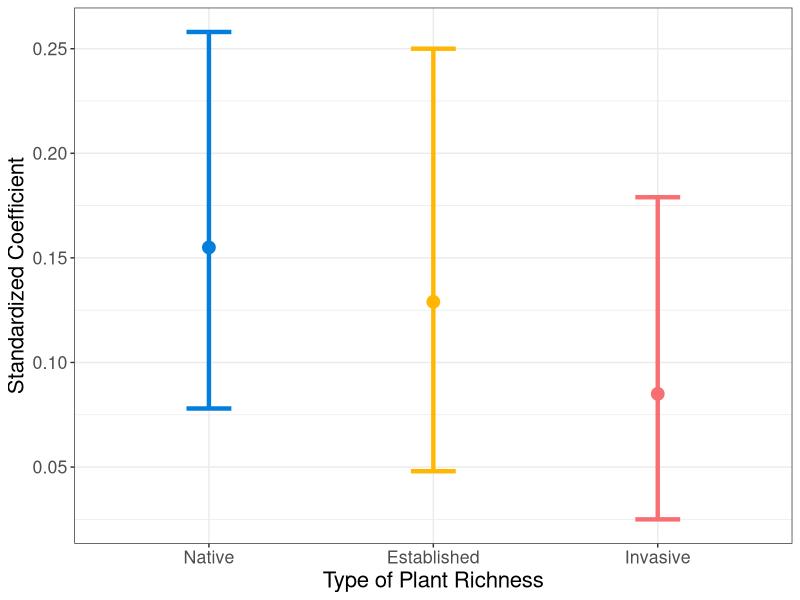
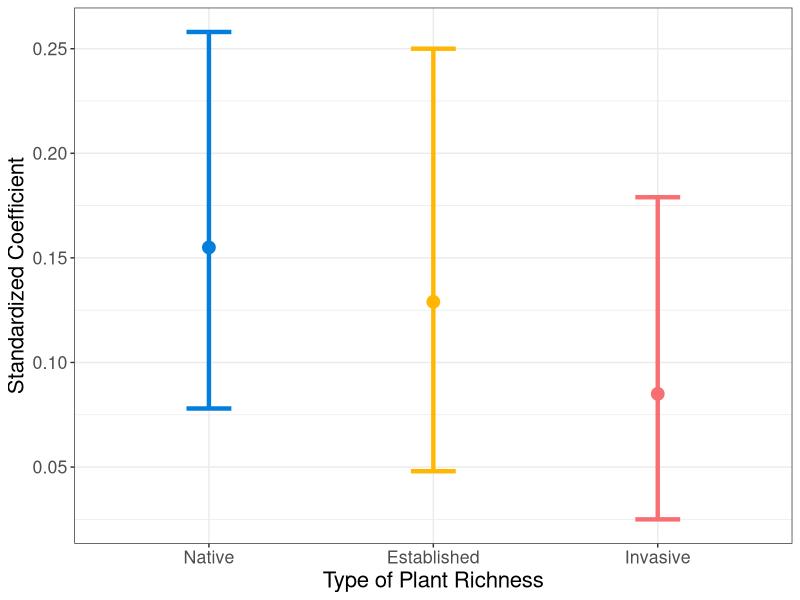

Recreate these plots in R, in order.
## ---- chunk 1
require(ggplot2)
require(svglite)
## ---- chunk 2
data <- data.frame(
  Species = c("Native", "Established", "Invasive"),
  Mean = c(0.155, 0.129, 0.085),
  UpperV = c(0.258, 0.250, 0.179),
  LowerV = c(0.078, 0.048, 0.025)
  )
data$Species <- factor(data$Species, levels = data$Species)
## ---- chunk 3
g <- ggplot(data, aes(x = Species, y = Mean, colour = Species)) +
  stat_summary(geom = "point", size = 4 ) +
  geom_errorbar(aes(ymin = LowerV, ymax = UpperV), width = 0.2, linewidth=1.5, position = position_dodge(0.9)) +
  labs(
    x = "Type of Plant Richness",
    y = "Standardized Coefficient"
  ) +
  scale_color_manual(values = c("#027fdc", "#ffb703", "#f76f73")) +
    theme_bw()+
   theme(legend.position = "none", text=element_text(size=16))

g
## ---- chunk 4
#Export the plot as an SVG file
#Need to run all of these lines at the same time. 
svglite("#path of where to save figure.svg", width = 4, height = 5)
g
dev.off()
## ---- chunk 5
# data2 <- data.frame(
#   Species = c("Native", "Established"),
#   Mean = c(-0.399, -0.131),
#   UpperV = c(-0.275, -0.048),
#   LowerV = c(-0.573, -0.269)
#   )
# data2$Species <- factor(data2$Species, levels = data2$Species)
# 
# 
# h <- ggplot(data2, aes(x = Species, y = Mean, colour = Species)) +
#   stat_summary(geom = "point", size = 4 ) +
#   geom_errorbar(aes(ymin = LowerV, ymax = UpperV), width = 0.2, linewidth=1.5, position = position_dodge(0.9)) +
#   coord_cartesian(ylim=c(-0.6, 0), clip = "off") +
#  # scale_x_discrete(position = "top")+
#   labs(
#     x = "Type of Plant Richness",
#     y = "Standardized Coefficient"
#   ) +
#   scale_color_manual(values = c("#027fdc", "#ffb703")) +
#     theme_bw()+
#    theme(legend.position = "none")
## ---- chunk 6
#Export the plot as an SVG file
#Need to run all of these lines at the same time. 
# svglite("#path of where to save figure.svg", width = 4, height = 5)
# h
# dev.off()
